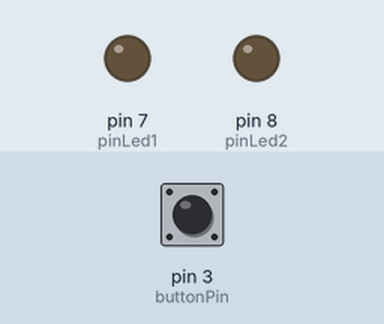
Recording of a sketch running on a simulated Arduino Uno, built with avr-gcc and run on an emulated ATmega328P. On the bench: output pins drawn as LEDs (lit = HIGH). Inputs (shaded band) come from the test bench; at power-on: pin 3 (buttonPin) HIGH.

Above: at 1.2 s.
1.3 s: pin 3 (buttonPin) pulled LOW for 0.15 s
At 2.4 s:
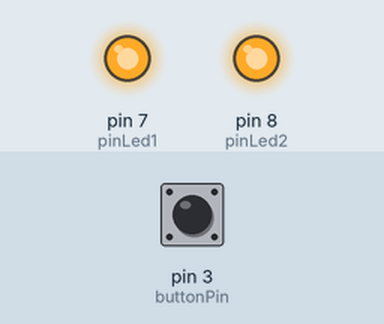
2.9 s: pin 3 (buttonPin) pulled LOW for 1 s
At 3.6 s:
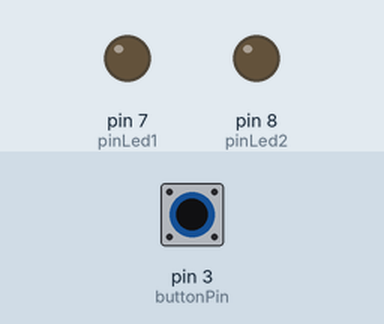
5.4 s: pin 3 (buttonPin) pulled LOW for 3.2 s
At 6.7 s:
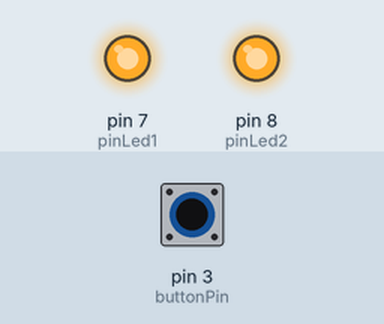
Timing chart, 0 to 8.4 s (numbered marks = the images above; inputs shaded):
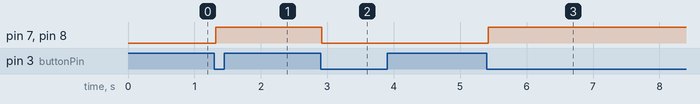

Measured:
- after the input at 1.3 s, pin 7 (pinLed1), pin 8 (pinLed2): LOW → HIGH at once
- after the input at 2.9 s, pin 7 (pinLed1), pin 8 (pinLed2): HIGH → LOW at once
- after the input at 5.4 s, pin 7 (pinLed1), pin 8 (pinLed2): LOW → HIGH at once

The sketch:

button_turn_on_turn_off.ino
```cpp
 int pinLed1 = 7;          // the number of the red Led pin
 int pinLed2 = 8;          // the number of the yellow Led pin
 int buttonPin = 3;        // the number of the pushbutton pin
 int ledState = 0;         // variable for reading the Led status
 int buttonState = 0;      // variable for reading the pushbutton status
 int old_buttonState = 0;  // variable memory of the pushbutton old status

 void setup() {
   pinMode(pinLed1, OUTPUT);   // initialize the LED pin as an output
   pinMode(pinLed2, OUTPUT);   // initialize the LED pin as an output
   pinMode(buttonPin, INPUT);  // initialize the pushbutton pin as an input
  }

 void loop() {
    int buttonState = digitalRead(buttonPin); // read the state of the pushbutton value

    if (buttonState == 0 && old_buttonState == 1){ // debouncing: use the pushbutton status
      ledState = !ledState;                        // and a small delay
      delay(20);
      }

    old_buttonState = buttonState; // give memory of pushbutton status
    if (ledState == 1){
      digitalWrite( pinLed1, 1); // turn red LED on
      digitalWrite( pinLed2, 1); // turn yellow LED on
      }
    else {
      digitalWrite( pinLed1, 0); // turn red LED off
      digitalWrite( pinLed2, 0); // turn yellow LED off
      }
  }
```
